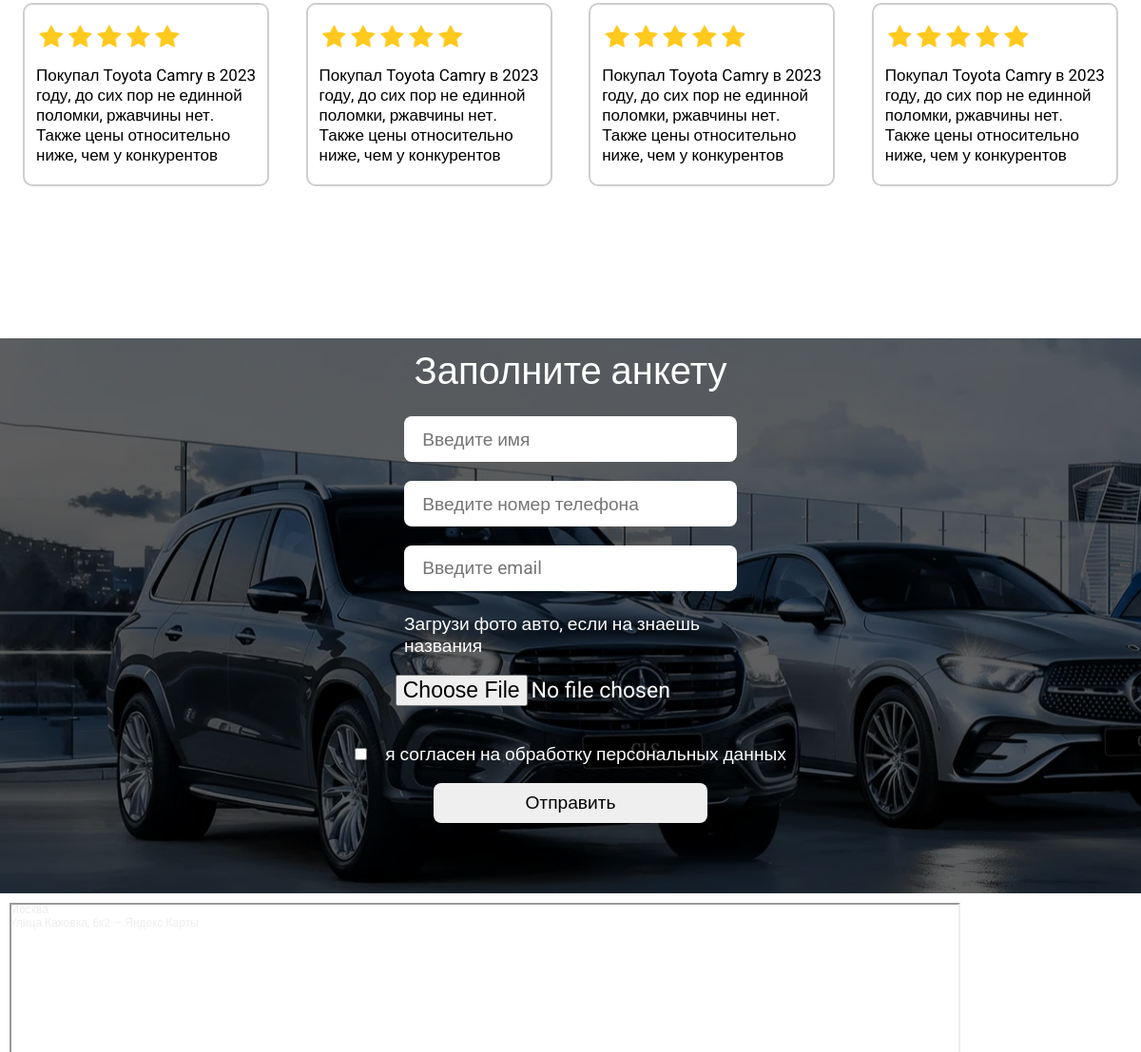
Before: / (middle part) with the older database file.
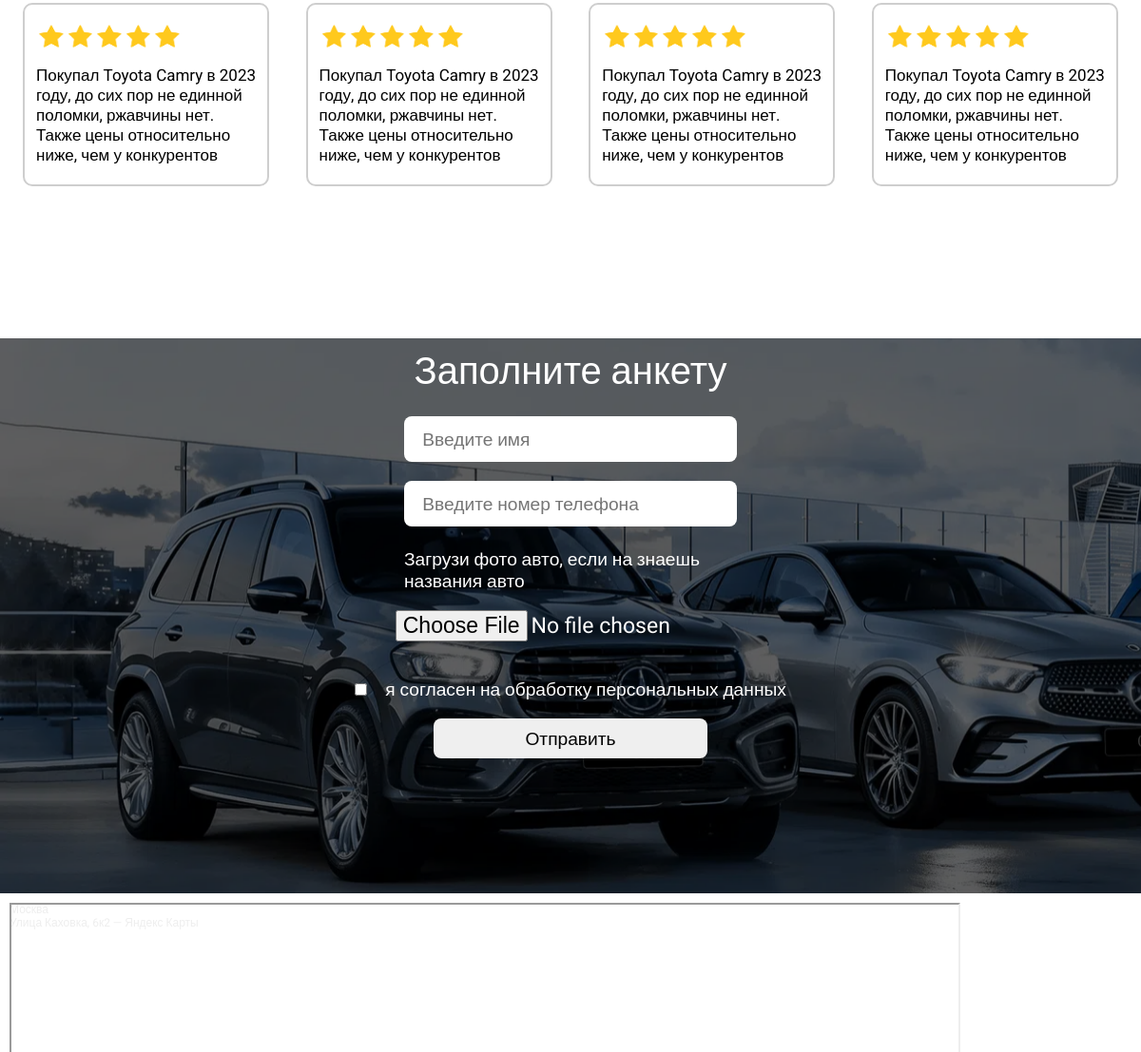
After: the same page with the newer database file.
### tables this page shows
CREATE TABLE `index_page` (
  `id_element` int(11) NOT NULL,
  `alias` varchar(100) DEFAULT NULL,
  `content` text NOT NULL
);

### index.php (the view, shortened to what this page needs)
<!DOCTYPE html>
<html lang="en">
    <head>
        <link rel="stylesheet" href="./assets/styles/style.css">
        <link rel="stylesheet" href="./assets/styles/header.css">
        <link rel="stylesheet" href="./assets/styles/footer.css">
    </head>
    <body>
        <?php
            include './function/connect.php';
            $sql = "SELECT * FROM `index_page`";
            $result = $mysqli->query($sql);
            foreach ($result as $item){
                echo $item["content"];
            }
        ?>
    </body>
</html>

### assets/styles/style.css (style rules this page uses)
* { padding: 0; margin: 0; box-sizing: border-box; text-decoration: none; }
input, button { font-family: "Roboto", sans-serif; }
body { font-family: "Roboto", sans-serif; }
.content { width: 96%; margin: auto; position: relative; display: block; }
.reviews { width: 100%; margin-bottom: 10em; }
.reviews__h3 { margin-bottom: 1em; font-size: 2.5em; font-weight: 400; }
.reviews__wrapper { display: flex; flex-direction: row; align-items: center; justify-content: space-between; }
.reviews .review { width: 22.5%; border: 2px solid #cecece; border-radius: 10px; padding: 20px 12px; font-size: 17px; }
.reviews .review__stars { display: flex; flex-direction: row; align-items: center; margin-bottom: 1em; }
.reviews .review__star { width: 1.8em; }
.feedback { width: 100%; height: 73vh; background-image: url("../images/contact-section-background.png"); background-size: cover; padding: 0.7em 0.4em; }
.feedback h2 { font-size: 2.5em; font-weight: 300; color: #fff; text-align: center; margin-bottom: 0.6em; }
.feedback .form { display: flex; flex-direction: column; align-items: center; width: 100%; }
.feedback .form__contact { display: flex; flex-direction: column; align-items: center; gap: 1em; margin-bottom: 1.2em; }
.feedback .form__input { width: 350px; height: 2.5em; padding: 0 1em; font-size: 1.2em; border: none; border-radius: 8px; margin-bottom: 0.2em; }
.feedback .form__download { display: flex; flex-direction: column; align-items: center; justify-content: space-between; gap: 1em; color: #fff; width: 350px; margin-bottom: 2em; font-size: 1.2em; }
.feedback .form__download input { display: block; font-size: 1.2em; width: 16em; }
.feedback .form__submit { display: flex; flex-direction: row; align-items: center; justify-content: center; gap: 1em; color: #fff; font-size: 1.2em; margin-bottom: 1em; }
.feedback .form__button { padding: 0.5em 5em; border: none; border-radius: 8px; font-size: 1.2em; cursor: pointer; }
.map { padding: 10px; background: #ffffff; }
.map iframe { width: 1000px; height: 500px; margin: 0 auto; }

Changed rows visible on the page:
changed index_page (number 2 of 3 on the later page): text "Заполните анкету Загрузи фото авто, если на знаешь названия я согласен на обработку персональных данных Отправить" → "Заполните анкету Загрузи фото авто, если на знаешь названия авто я согласен на обработку персональных данных Отправить"
